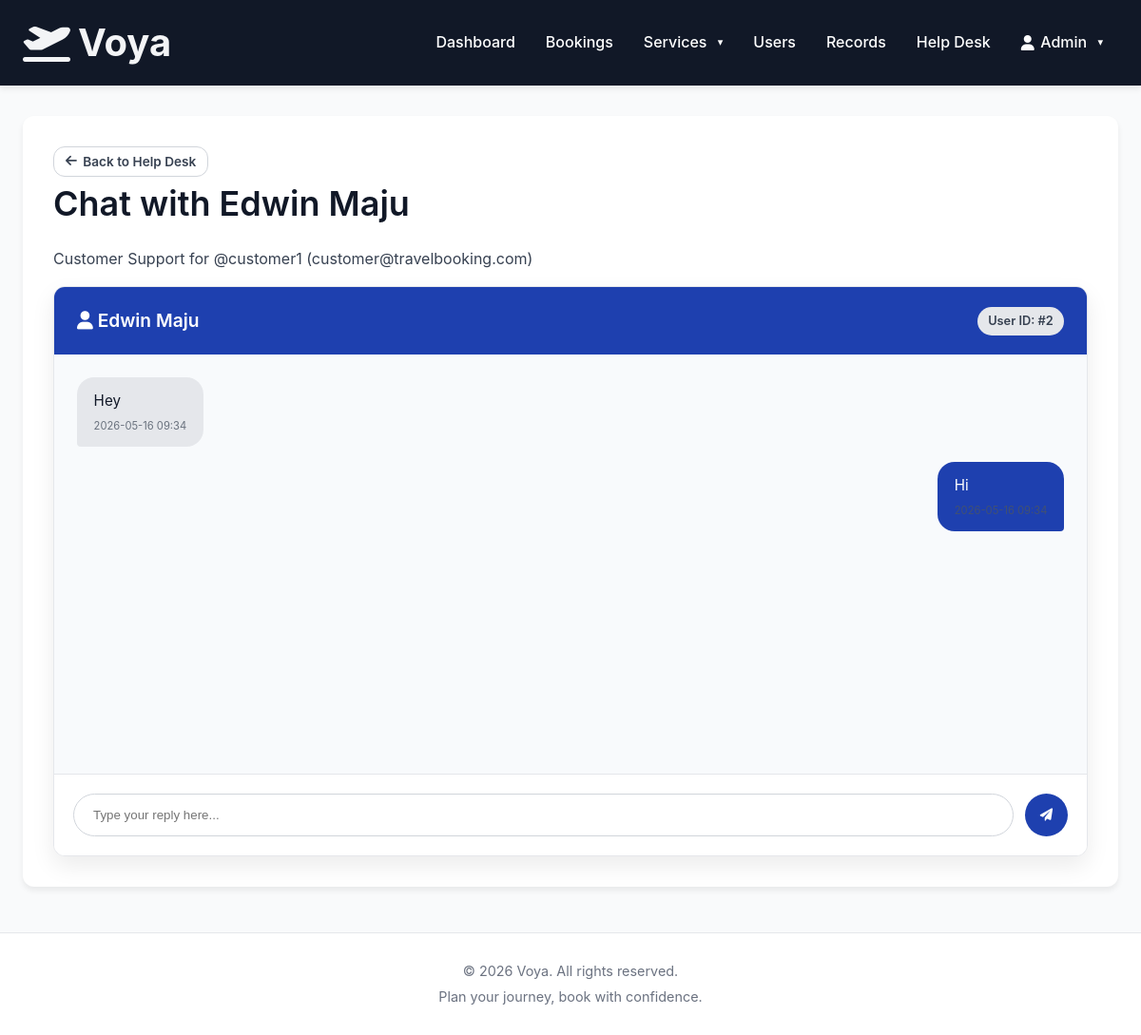
Page /admin/help-desk/chat/2 (signed in) on the committed database.
### app/models.py (models this page shows, shortened)
class User(UserMixin, db.Model):
    __tablename__ = 'users'
    id = db.Column(db.Integer, primary_key=True)
    username = db.Column(db.String(100), unique=True, nullable=False)
    email = db.Column(db.String(100), unique=True, nullable=False)
    password_hash = db.Column(db.String(255), nullable=False)
    first_name = db.Column(db.String(100))
    last_name = db.Column(db.String(100))
    phone = db.Column(db.String(20))
    role = db.Column(db.String(20), default='customer')  # 'customer' or 'admin'
    is_active = db.Column(db.Boolean, default=True)
    created_at = db.Column(db.DateTime, default=datetime.utcnow)
    bookings = db.relationship('Booking', foreign_keys='Booking.user_id', backref='user', lazy=True, cascade='all, delete-orphan')
    payments = db.relationship('Payment', backref='user', lazy=True, cascade='all, delete-orphan')
    confirmed_bookings = db.relationship('Booking', foreign_keys='Booking.confirmed_by', backref='admin_confirmer')
    def is_admin(self):
        return self.role == 'admin'

class HelpDeskMessage(db.Model):
    __tablename__ = 'help_desk_messages'
    id = db.Column(db.Integer, primary_key=True)
    user_id = db.Column(db.Integer, db.ForeignKey('users.id'), nullable=False)
    message = db.Column(db.Text, nullable=False)
    sender_type = db.Column(db.String(20), nullable=False)  # 'customer' or 'admin'
    is_read = db.Column(db.Boolean, default=False)
    created_at = db.Column(db.DateTime, default=datetime.utcnow)
    customer = db.relationship('User', foreign_keys=[user_id], backref='help_messages')

### app/routes/admin.py (the view, shortened to what this page needs)
@bp.route('/help-desk/chat/<int:user_id>', methods=['GET', 'POST'])
@login_required
@admin_required
def view_chat(user_id):
    customer = User.query.get_or_404(user_id)
    messages = HelpDeskMessage.query.filter_by(user_id=user_id).order_by(HelpDeskMessage.created_at.asc()).all()
    unread_customer_messages = HelpDeskMessage.query.filter_by(
        user_id=user_id,
        sender_type='customer',
        is_read=False
    ).all()
    for m in unread_customer_messages:
        m.is_read = True
    db.session.commit()
    return render_template('admin/chat_view.html', customer=customer, messages=messages)

### app/routes/admin.py (called while the page is built)
def admin_required(f):
    from functools import wraps
    @wraps(f)
    def decorated_function(*args, **kwargs):
        if not current_user.is_authenticated or not current_user.is_admin():
            flash('Admin access required', 'danger')
            return redirect(url_for('customer.dashboard'))
        return f(*args, **kwargs)
    return decorated_function

### app/templates/admin/chat_view.html (shortened to what this page needs)
{% extends 'base.html' %}
{% block content %}
<div class="page-wrap">
    <div class="mb-6 flex items-center gap-4">
        <a href="{{ url_for('admin.help_desk') }}" class="btn btn-ghost btn-sm">
            <i class="fas fa-arrow-left"></i> Back to Help Desk
        </a>
        <div>
            <h1>Chat with {{ customer.first_name }} {{ customer.last_name }}</h1>
            <p>Customer Support for @{{ customer.username }} ({{ customer.email }})</p>
        </div>
    </div>
    <div class="chat-container">
        <div class="chat-header">
            <h3><i class="fas fa-user"></i> {{ customer.first_name }} {{ customer.last_name }}</h3>
            <span class="badge badge-neutral">User ID: #{{ customer.id }}</span>
        </div>
        <div class="chat-messages" id="chat-messages">
            {% for message in messages %}
                <div class="message {% if message.sender_type == 'admin' %}message-customer{% else %}message-admin{% endif %}">
                    {{ message.message }}
                    <small class="message-info">{{ message.created_at.strftime('%Y-%m-%d %H:%M') }}</small>
                </div>
            {% endfor %}
        </div>
        <div class="chat-input-area">
            <form id="chat-form" class="chat-form">
                <input type="text" id="message-input" class="chat-input" placeholder="Type your reply here..." required autocomplete="off">
                <button type="submit" class="chat-send-btn">
                    <i class="fas fa-paper-plane"></i>
                </button>
            </form>
        </div>
    </div>
</div>
{% endblock %}

### app/templates/base.html (shortened to what this page needs)
<!DOCTYPE html>
<html lang="en">
<head>
    <link href="{{ url_for('static', filename='css/style.css') }}" rel="stylesheet">
    <link href="https://cdnjs.cloudflare.com/ajax/libs/font-awesome/6.0.0/css/all.min.css" rel="stylesheet">
</head>
<body>
    {% if request.endpoint not in ['auth.login', 'auth.register'] %}
    <nav class="nav">
        <a class="nav-brand"
            href="{% if current_user.is_authenticated %}{% if current_user.is_admin() %}{{ url_for('admin.dashboard') }}{% else %}{{ url_for('customer.dashboard') }}{% endif %}{% else %}{{ url_for('auth.login') }}{% endif %}">
            <i class="fas fa-plane-departure"></i> Voya
        </a>
        {% if current_user.is_authenticated %}
        <ul class="nav-items">
            {% if current_user.is_admin() %}
            <li><a href="{{ url_for('admin.dashboard') }}">Dashboard</a></li>
            <li><a href="{{ url_for('admin.manage_bookings') }}">Bookings</a></li>
            <li class="dropdown">
                <a class="dropdown-trigger" onclick="this.nextElementSibling.classList.toggle('open')">Services</a>
            </li>
            <li><a href="{{ url_for('admin.manage_users') }}">Users</a></li>
            <li><a href="{{ url_for('admin.records') }}">Records</a></li>
            <li><a href="{{ url_for('admin.help_desk') }}">Help Desk</a></li>
            {% endif %}
            <li class="dropdown">
                <a class="dropdown-trigger" onclick="this.nextElementSibling.classList.toggle('open')">
                    <i class="fas fa-user"></i> {{ current_user.first_name or current_user.username }}
                </a>
            </li>
        </ul>
        {% endif %}
    </nav>
    {% endif %}
    <div class="container mt-2">
        {% block content %}{% endblock %}
    </div>
    <footer class="footer">
        <p>&copy; 2026 Voya. All rights reserved.</p>
        <p>Plan your journey, book with confidence.</p>
    </footer>
</body>
</html>

### rows in the picture
User: first_name "Admin"
User: first_name "Edwin", last_name "Maju", username "customer1", email "customer@travelbooking.com", id "2"
HelpDeskMessage: message "Hey", created_at "2026-05-16 09:34"
HelpDeskMessage: message "Hi"
